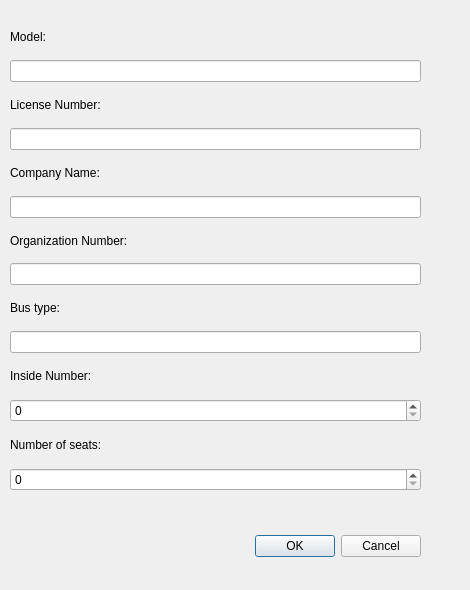
<?xml version="1.0" encoding="UTF-8"?>
<ui version="4.0">
 <class>addBusDialog</class>
 <widget class="QDialog" name="addBusDialog">
  <property name="geometry">
   <rect>
    <x>0</x>
    <y>0</y>
    <width>470</width>
    <height>590</height>
   </rect>
  </property>
  <property name="windowTitle">
   <string>Add bus</string>
  </property>
  <widget class="QDialogButtonBox" name="addBusButtonBox">
   <property name="geometry">
    <rect>
     <x>80</x>
     <y>530</y>
     <width>341</width>
     <height>32</height>
    </rect>
   </property>
   <property name="orientation">
    <enum>Qt::Horizontal</enum>
   </property>
   <property name="standardButtons">
    <set>QDialogButtonBox::Cancel|QDialogButtonBox::Ok</set>
   </property>
  </widget>
  <widget class="QWidget" name="layoutWidget_12">
   <property name="geometry">
    <rect>
     <x>10</x>
     <y>20</y>
     <width>411</width>
     <height>471</height>
    </rect>
   </property>
   <layout class="QVBoxLayout" name="verticalLayout_20">
    <item>
     <widget class="QLabel" name="label_55">
      <property name="text">
       <string>Model:</string>
      </property>
     </widget>
    </item>
    <item>
     <widget class="QLineEdit" name="model_B"/>
    </item>
    <item>
     <widget class="QLabel" name="label_56">
      <property name="text">
       <string>License Number:</string>
      </property>
     </widget>
    </item>
    <item>
     <widget class="QLineEdit" name="licnr_B"/>
    </item>
    <item>
     <widget class="QLabel" name="label_57">
      <property name="text">
       <string>Company Name:</string>
      </property>
     </widget>
    </item>
    <item>
     <widget class="QLineEdit" name="comname_B"/>
    </item>
    <item>
     <widget class="QLabel" name="label_58">
      <property name="text">
       <string>Organization Number:</string>
      </property>
     </widget>
    </item>
    <item>
     <widget class="QLineEdit" name="orgnr_B"/>
    </item>
    <item>
     <widget class="QLabel" name="label_59">
      <property name="text">
       <string>Bus type:</string>
      </property>
     </widget>
    </item>
    <item>
     <widget class="QLineEdit" name="bustyp"/>
    </item>
    <item>
     <widget class="QLabel" name="label_60">
      <property name="text">
       <string>Inside Number:</string>
      </property>
     </widget>
    </item>
    <item>
     <widget class="QSpinBox" name="insnr">
      <property name="maximum">
       <number>99999</number>
      </property>
     </widget>
    </item>
    <item>
     <widget class="QLabel" name="label_62">
      <property name="text">
       <string>Number of seats:</string>
      </property>
     </widget>
    </item>
    <item>
     <widget class="QSpinBox" name="nrofsea">
      <property name="maximum">
       <number>200</number>
      </property>
     </widget>
    </item>
   </layout>
  </widget>
 </widget>
 <resources/>
 <connections>
  <connection>
   <sender>addBusButtonBox</sender>
   <signal>accepted()</signal>
   <receiver>addBusDialog</receiver>
   <slot>accept()</slot>
   <hints>
    <hint type="sourcelabel">
     <x>248</x>
     <y>254</y>
    </hint>
    <hint type="destinationlabel">
     <x>157</x>
     <y>274</y>
    </hint>
   </hints>
  </connection>
  <connection>
   <sender>addBusButtonBox</sender>
   <signal>rejected()</signal>
   <receiver>addBusDialog</receiver>
   <slot>reject()</slot>
   <hints>
    <hint type="sourcelabel">
     <x>316</x>
     <y>260</y>
    </hint>
    <hint type="destinationlabel">
     <x>286</x>
     <y>274</y>
    </hint>
   </hints>
  </connection>
  <connection>
   <sender>licnr_B</sender>
   <signal>textEdited(QString)</signal>
   <receiver>addBusButtonBox</receiver>
   <slot>show()</slot>
   <hints>
    <hint type="sourcelabel">
     <x>215</x>
     <y>141</y>
    </hint>
    <hint type="destinationlabel">
     <x>250</x>
     <y>545</y>
    </hint>
   </hints>
  </connection>
 </connections>
</ui>
